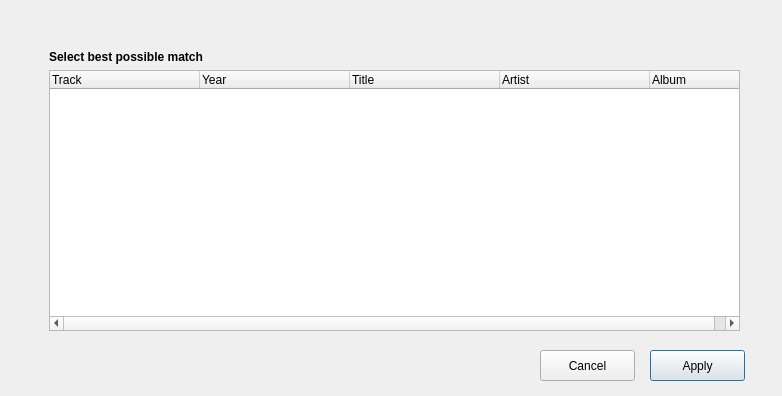
<?xml version="1.0" encoding="UTF-8"?>
<ui version="4.0">
 <class>TrackSelectionDialog</class>
 <widget class="QDialog" name="TrackSelectionDialog">
  <property name="geometry">
   <rect>
    <x>0</x>
    <y>0</y>
    <width>782</width>
    <height>396</height>
   </rect>
  </property>
  <property name="windowTitle">
   <string>Dialog</string>
  </property>
  <widget class="QStackedWidget" name="stack">
   <property name="geometry">
    <rect>
     <x>30</x>
     <y>40</y>
     <width>721</width>
     <height>301</height>
    </rect>
   </property>
   <property name="currentIndex">
    <number>0</number>
   </property>
   <widget class="QWidget" name="results_page">
    <widget class="QWidget" name="verticalLayoutWidget_2">
     <property name="geometry">
      <rect>
       <x>19</x>
       <y>10</y>
       <width>691</width>
       <height>281</height>
      </rect>
     </property>
     <layout class="QVBoxLayout" name="verticalLayout_2">
      <item>
       <widget class="QLabel" name="label_3">
        <property name="styleSheet">
         <string notr="true">QLabel { font-weight: bold; }</string>
        </property>
        <property name="text">
         <string>Select best possible match</string>
        </property>
       </widget>
      </item>
      <item>
       <widget class="QTreeWidget" name="results">
        <property name="editTriggers">
         <set>QAbstractItemView::DoubleClicked|QAbstractItemView::EditKeyPressed</set>
        </property>
        <property name="rootIsDecorated">
         <bool>false</bool>
        </property>
        <attribute name="headerDefaultSectionSize">
         <number>150</number>
        </attribute>
        <attribute name="headerMinimumSectionSize">
         <number>50</number>
        </attribute>
        <column>
         <property name="text">
          <string>Track</string>
         </property>
        </column>
        <column>
         <property name="text">
          <string>Year</string>
         </property>
        </column>
        <column>
         <property name="text">
          <string>Title</string>
         </property>
        </column>
        <column>
         <property name="text">
          <string>Artist</string>
         </property>
        </column>
        <column>
         <property name="text">
          <string>Album</string>
         </property>
        </column>
       </widget>
      </item>
     </layout>
    </widget>
   </widget>
   <widget class="QWidget" name="error_page">
    <widget class="QWidget" name="verticalLayoutWidget">
     <property name="geometry">
      <rect>
       <x>30</x>
       <y>20</y>
       <width>671</width>
       <height>261</height>
      </rect>
     </property>
     <layout class="QVBoxLayout" name="verticalLayout">
      <item>
       <spacer name="verticalSpacer">
        <property name="orientation">
         <enum>Qt::Vertical</enum>
        </property>
        <property name="sizeHint" stdset="0">
         <size>
          <width>20</width>
          <height>40</height>
         </size>
        </property>
       </spacer>
      </item>
      <item>
       <widget class="QLabel" name="label">
        <property name="text">
         <string>&lt;html&gt;&lt;head/&gt;&lt;body&gt;&lt;p align=&quot;center&quot;&gt;&lt;span style=&quot; font-size:14pt; font-weight:600;&quot;&gt;Sorry&lt;/span&gt;&lt;/p&gt;&lt;/body&gt;&lt;/html&gt;</string>
        </property>
       </widget>
      </item>
      <item>
       <widget class="QLabel" name="label_2">
        <property name="text">
         <string>&lt;html&gt;&lt;head/&gt;&lt;body&gt;&lt;p align=&quot;center&quot;&gt;Mixxx could not find this song&lt;/p&gt;&lt;/body&gt;&lt;/html&gt;</string>
        </property>
       </widget>
      </item>
      <item>
       <spacer name="verticalSpacer_2">
        <property name="orientation">
         <enum>Qt::Vertical</enum>
        </property>
        <property name="sizeHint" stdset="0">
         <size>
          <width>20</width>
          <height>40</height>
         </size>
        </property>
       </spacer>
      </item>
     </layout>
    </widget>
   </widget>
  </widget>
  <widget class="QPushButton" name="btnApply">
   <property name="geometry">
    <rect>
     <x>650</x>
     <y>350</y>
     <width>95</width>
     <height>31</height>
    </rect>
   </property>
   <property name="text">
    <string>Apply</string>
   </property>
  </widget>
  <widget class="QPushButton" name="btnCancel">
   <property name="geometry">
    <rect>
     <x>540</x>
     <y>350</y>
     <width>95</width>
     <height>31</height>
    </rect>
   </property>
   <property name="text">
    <string>Cancel</string>
   </property>
  </widget>
 </widget>
 <resources/>
 <connections/>
</ui>
